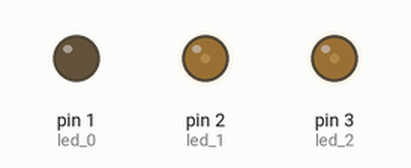
This program was run on a simulated MicroPython board. Parts: output pins drawn as LEDs (lit = HIGH).

Above: at 0.05 s.
At 1.5 s:
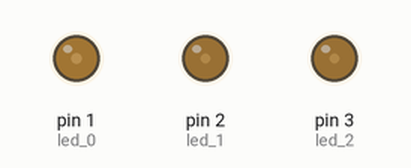
At 3.0 s:
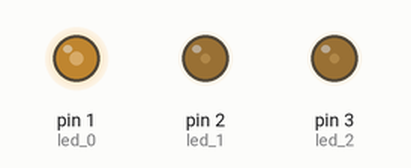
At 6.0 s:
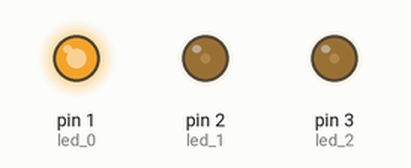
Timing chart, 0 to 7.8 s (numbered marks = the images above):
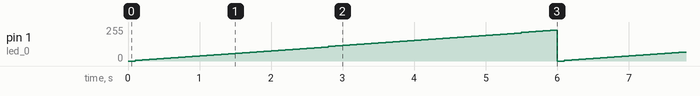

The program:

change_color.py
```python
from machine import Pin, PWM, ADC
import time

led_0 = PWM(Pin(1))
led_1 = PWM(Pin(2))
led_2 = PWM(Pin(3))

led_0.freq(1000)
led_1.freq(1000)
led_2.freq(1000)


led_1.duty_u16(10000)
led_2.duty_u16(10000)

while True:
    for i in range(0,60000,1000):
        led_0.duty_u16(i)
        time.sleep(0.1)
```

Measured:
- by itself, pin 1 (led_0): ramps from 0/255 to 230/255 and jumps back, once every 6.0 s
